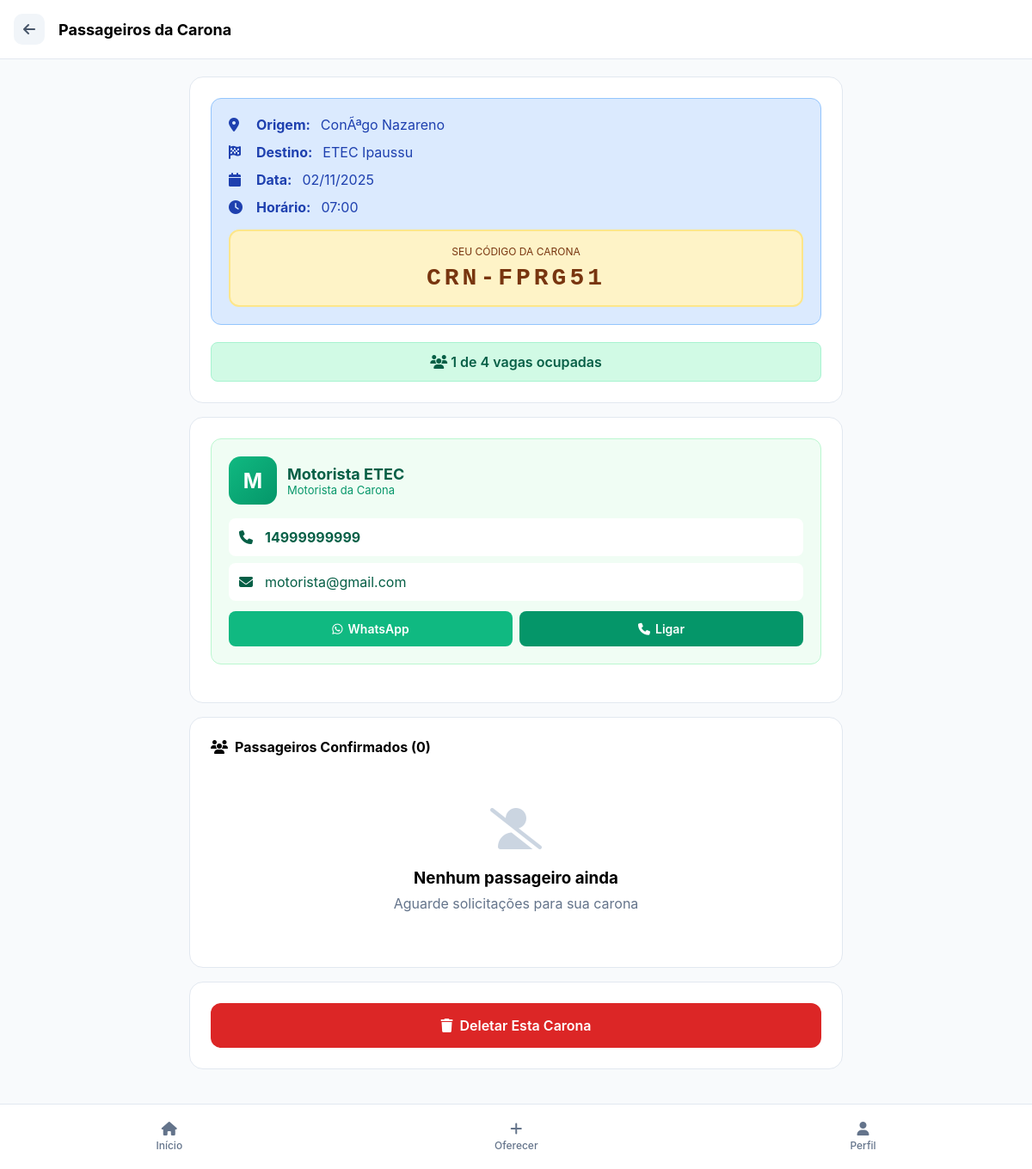
Screenshot of /ver_passageiros.php?codigo_carona=CRN-FPRG51 (signed in) with the database file from the repository.
### tables this page shows
CREATE TABLE `carona` (
  `motorista_id` varchar(255) NOT NULL,
  `motorista_nome` varchar(255) NOT NULL,
  `origem` varchar(255) NOT NULL,
  `destino` varchar(255) NOT NULL,
  `horario` varchar(50) NOT NULL,
  `data` date NOT NULL,
  `vagas_total` int(11) NOT NULL,
  `vagas_disponiveis` int(11) DEFAULT NULL,
  `passageiros` text DEFAULT NULL,
  `carro` varchar(100) NOT NULL,
  `observacoes` text DEFAULT NULL,
  `status` varchar(20) DEFAULT 'ativa',
  `codigo_carona` varchar(30) NOT NULL,
  `criado_em` timestamp NOT NULL DEFAULT current_timestamp() ON UPDATE current_timestamp()
);

CREATE TABLE `usuario` (
  `ID` int(11) NOT NULL,
  `nome` varchar(30) NOT NULL,
  `email` varchar(30) NOT NULL,
  `senha` varchar(16) NOT NULL,
  `telefone` varchar(20) DEFAULT NULL,
  `carro` varchar(30) NOT NULL,
  `tipo` varchar(20) DEFAULT NULL
);

### ver_passageiros.php (the view, shortened to what this page needs)
<?php
include 'conexao.php';
$idusuario = $_SESSION["ID"];
$carona_codigo = $_GET['codigo_carona'] ?? null;
$sql = "SELECT c.*, u.nome as motorista_nome, u.telefone as motorista_telefone, u.email as motorista_email
        FROM carona c
        INNER JOIN usuario u ON c.motorista_id = u.ID
        WHERE c.codigo_carona = ? AND c.motorista_id = ?";
$stmt = $conn->prepare($sql);
$stmt->bind_param("si", $carona_codigo, $idusuario);
$stmt->execute();
$result = $stmt->get_result();
$carona = $result->fetch_assoc();
$sql_passageiros = "SELECT s.*, u.nome, u.telefone, u.email
                    FROM solicitacao_carona s
                    INNER JOIN usuario u ON s.passageiro_id = u.ID
                    WHERE s.codigo_carona = ? AND s.status = 'ativa'
                    ORDER BY s.data_solicitacao";
$stmt_pass = $conn->prepare($sql_passageiros);
$stmt_pass->bind_param("s", $carona_codigo);
$stmt_pass->execute();
$result_passageiros = $stmt_pass->get_result();
?>
<!DOCTYPE html>
<html lang="pt-BR">
<head>
    <link rel="stylesheet" href="https://cdnjs.cloudflare.com/ajax/libs/font-awesome/6.4.0/css/all.min.css">
</head>
<body>
    <header class="header">
        <div class="header-content">
            <a href="index.php" class="back-btn">
                <i class="fa-solid fa-arrow-left"></i>
            </a>
            <div class="header-title">Passageiros da Carona</div>
        </div>
    </header>
    <div class="container">
        <div class="card">
            <div class="carona-info">
                <div class="info-row">
                    <i class="fa-solid fa-location-dot"></i>
                    <strong>Origem:</strong> <?= $carona['origem'] ?>
                </div>
                <div class="info-row">
                    <i class="fa-solid fa-flag-checkered"></i>
                    <strong>Destino:</strong> <?= $carona['destino'] ?>
                </div>
                <div class="info-row">
                    <i class="fa-solid fa-calendar"></i>
                    <strong>Data:</strong> <?= date('d/m/Y', strtotime($carona['data'])) ?>
                </div>
                <div class="info-row">
                    <i class="fa-solid fa-clock"></i>
                    <strong>Horário:</strong> <?= $carona['horario'] ?>
                </div>
                <div class="codigo-destaque">
                    <div class="codigo-label">SEU CÓDIGO DA CARONA</div>
                    <div class="codigo-valor"><?= $carona['codigo_carona'] ?></div>
                </div>
            </div>
            <div class="vagas-info">
                <i class="fa-solid fa-users"></i>
                <?= $carona['vagas_total'] - $carona['vagas_disponiveis'] ?> de <?= $carona['vagas_total'] ?> vagas ocupadas
            </div>
        </div>
        <div class="card">
            <div class="motorista-contato">
                <div class="motorista-header">
                    <div class="motorista-avatar">
                        <?= strtoupper(substr($carona['motorista_nome'], 0, 1)) ?>
                    </div>
                    <div>
                        <div class="motorista-nome"><?= $carona['motorista_nome'] ?></div>
                        <div class="motorista-role">Motorista da Carona</div>
                    </div>
                </div>
                <div class="contato-info">
                    <i class="fa-solid fa-phone"></i>
                    <strong><?= $carona['motorista_telefone'] ?></strong>
                </div>
                <div class="contato-info">
                    <i class="fa-solid fa-envelope"></i>
                    <?= $carona['motorista_email'] ?>
                </div>
                <div class="contato-btns">
                    <a href="https://wa.me/55<?= preg_replace('/[^0-9]/', '', $carona['motorista_telefone']) ?>"
                        class="btn-contato btn-whatsapp" target="_blank">
                        <i class="fa-brands fa-whatsapp"></i> WhatsApp
                    </a>
                    <a href="tel:<?= $carona['motorista_telefone'] ?>" class="btn-contato btn-phone">
                        <i class="fa-solid fa-phone"></i> Ligar
                    </a>
                </div>
            </div>
        </div>
        <div class="card">
            <div class="section-title">
                <i class="fa-solid fa-users"></i>
                Passageiros Confirmados (<?= $result_passageiros->num_rows ?>)
            </div>
            <?php if ($result_passageiros->num_rows > 0): ?>
                <?php while ($passageiro = $result_passageiros->fetch_assoc()): ?>
                    <div class="passageiro-card">
                        <div class="passageiro-header">
                            <div class="passageiro-avatar">
                                <?= strtoupper(substr($passageiro['nome'], 0, 1)) ?>
                            </div>
                            <div style="flex: 1;">
                                <div class="passageiro-nome"><?= $passageiro['nome'] ?></div>
                                <div class="passageiro-info">
                                    <i class="fa-solid fa-clock"></i>
                                    Solicitou em <?= date('d/m/Y H:i', strtotime($passageiro['data_solicitacao'])) ?>
                                </div>
                            </div>
                        </div>
                    </div>
                <?php endwhile; ?>
            <?php else: ?>
                <div class="empty-state">
                    <div class="empty-icon"><i class="fa-solid fa-user-slash"></i></div>
                    <h3>Nenhum passageiro ainda</h3>
                    <p style="color: #64748b; margin-top: 8px;">
                        Aguarde solicitações para sua carona
                    </p>
                </div>
            <?php endif; ?>
        </div>
        <div class="card">
            <a href="deletar_carona.php?codigo_carona=<?= $carona_codigo ?>"
                style="display: flex; align-items: center; justify-content: center; gap: 8px; padding: 16px; background: #dc2626; color: white; border-radius: 12px; text-decoration: none; font-weight: 600; font-size: 16px; transition: all 0.2s;"
                onmouseover="this.style.background='#b91c1c'"
                onmouseout="this.style.background='#dc2626'">
                <i class="fa-solid fa-trash"></i> Deletar Esta Carona
            </a>
        </div>
    </div>
    <nav class="bottom-nav">
        <div class="nav-content">
            <a href="index.php" class="nav-item">
                <i class="fa-solid fa-house"></i>
                <span class="nav-label">Início</span>
            </a>
            <a href="oferecer.php" class="nav-item">
                <i class="fa-solid fa-plus"></i>
                <span class="nav-label">Oferecer</span>
            </a>
            <a href="perfil.php" class="nav-item">
                <i class="fa-solid fa-user"></i>
                <span class="nav-label">Perfil</span>
            </a>
        </div>
    </nav>
</body>
</html>

### ver_passageiros.php (style rules this page uses)
* { margin: 0; padding: 0; box-sizing: border-box; }
body { font-family: -apple-system, BlinkMacSystemFont, 'Segoe UI', Roboto, sans-serif; background: #f8fafc; padding-bottom: 80px; }
.header { background: white; border-bottom: 1px solid #e2e8f0; padding: 16px; position: sticky; top: 0; z-index: 100; }
.header-content { display: flex; align-items: center; gap: 16px; max-width: 1200px; margin: 0 auto; }
.back-btn { width: 36px; height: 36px; background: #f1f5f9; border-radius: 10px; display: flex; align-items: center; justify-content: center; color: #475569; text-decoration: none; }
.header-title { font-size: 18px; font-weight: 700; }
.container { max-width: 800px; margin: 0 auto; padding: 20px; }
.card { background: white; border: 1px solid #e2e8f0; border-radius: 16px; padding: 24px; margin-bottom: 16px; }
.carona-info { background: #dbeafe; border: 1px solid #93c5fd; border-radius: 12px; padding: 20px; margin-bottom: 20px; }
.info-row { display: flex; align-items: center; gap: 12px; margin-bottom: 12px; color: #1e40af; }
.info-row i { width: 20px; }
.codigo-destaque { background: #fef3c7; border: 2px solid #fde68a; border-radius: 12px; padding: 16px; margin-top: 16px; text-align: center; }
.codigo-label { font-size: 12px; color: #78350f; margin-bottom: 8px; }
.codigo-valor { font-size: 28px; font-weight: 700; letter-spacing: 4px; color: #78350f; font-family: 'Courier New', monospace; }
.motorista-contato { background: #f0fdf4; border: 1px solid #bbf7d0; border-radius: 12px; padding: 20px; margin-bottom: 20px; }
.motorista-header { display: flex; align-items: center; gap: 12px; margin-bottom: 16px; }
.motorista-avatar { width: 56px; height: 56px; background: linear-gradient(135deg, #10b981, #059669); border-radius: 14px; display: flex; align-items: center; justify-content: center; color: white; font-size: 24px; font-weight: 700; }
.motorista-nome { font-size: 18px; font-weight: 700; color: #065f46; }
.motorista-role { font-size: 13px; color: #059669; }
.contato-info { display: flex; align-items: center; gap: 10px; padding: 12px; background: white; border-radius: 8px; margin-bottom: 8px; color: #065f46; }
.contato-info i { width: 20px; }
.contato-btns { display: grid; grid-template-columns: 1fr 1fr; gap: 8px; margin-top: 12px; }
.btn-contato { padding: 12px; border: none; border-radius: 8px; font-size: 14px; font-weight: 600; cursor: pointer; display: flex; align-items: center; justify-content: center; gap: 6px; text-decoration: none; }
.btn-whatsapp { background: #10b981; color: white; }
.btn-phone { background: #059669; color: white; }
.section-title { font-size: 16px; font-weight: 700; margin-bottom: 16px; display: flex; align-items: center; gap: 8px; }
.empty-state { text-align: center; padding: 40px 20px; }
.empty-icon { font-size: 48px; color: #cbd5e1; margin-bottom: 16px; }
.vagas-info { background: #d1fae5; border: 1px solid #a7f3d0; border-radius: 8px; padding: 12px; text-align: center; font-weight: 600; color: #065f46; }
.bottom-nav { position: fixed; bottom: 0; left: 0; right: 0; background: white; border-top: 1px solid #e2e8f0; padding: 12px 0; }
.nav-content { display: flex; justify-content: space-around; max-width: 1200px; margin: 0 auto; }
.nav-item { display: flex; flex-direction: column; align-items: center; gap: 4px; padding: 8px 24px; text-decoration: none; color: #64748b; border-radius: 8px; }
.nav-label { font-size: 12px; font-weight: 500; }

### rows the page displays
carona: origem "ConÃªgo Nazareno", destino "ETEC Ipaussu", data "02/11/2025", horario "07:00", codigo_carona "CRN-FPRG51", $carona['vagas_total'] - $carona['vagas_disponiveis'] "1", vagas_total "4", usuario.nome "M", usuario.nome "Motorista ETEC", usuario.telefone "14999999999", usuario.email "motorista@gmail.com", observacoes "0"
